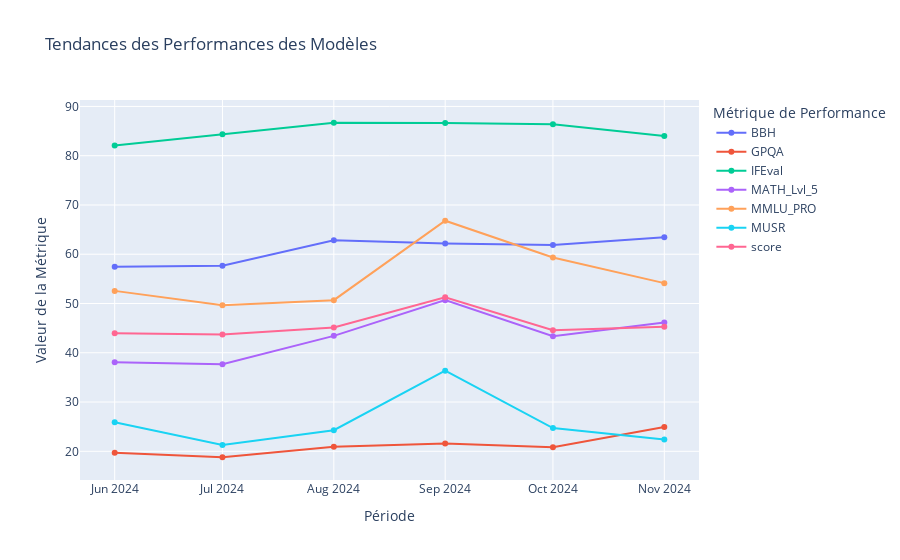

This figure's notebook cell:
### Code cell
# Création du graphique des performances au cours du temps
fig = px.line(
    top_performers,
    x="time_period",
    y="metric_value",
    color='benchmark_metric',
    title="Tendances des Performances des Modèles",
    labels={
        "time_period": "Période",
        "metric_value": "Valeur de la Métrique",
        "benchmark_metric": "Métrique de Performance"
    },
    markers=True
)
fig.show()

### Figure 1 — Plotly figure (JSON) as saved in the notebook; plotly's stock layout.template omitted (floating-point values rounded to 4 significant figures)
{"data": [{"hovertemplate": "Métrique de Performance=BBH<br>Période=%{x}<br>Valeur de la Métrique=%{y}<extra></extra>", "legendgroup": "BBH", "line": {"color": "#636efa", "dash": "solid"}, "marker": {"symbol": "circle"}, "mode": "lines+markers", "name": "BBH", "orientation": "v", "showlegend": true, "type": "scatter", "x": ["2024-06-01T00:00:00", "2024-07-01T00:00:00", "2024-08-01T00:00:00", "2024-09-01T00:00:00", "2024-10-01T00:00:00", "2024-11-01T00:00:00"], "xaxis": "x", "y": [57.48, 57.67, 62.83, 62.16, 61.87, 63.47], "yaxis": "y"}, {"hovertemplate": "Métrique de Performance=GPQA<br>Période=%{x}<br>Valeur de la Métrique=%{y}<extra></extra>", "legendgroup": "GPQA", "line": {"color": "#EF553B", "dash": "solid"}, "marker": {"symbol": "circle"}, "mode": "lines+markers", "name": "GPQA", "orientation": "v", "showlegend": true, "type": "scatter", "x": ["2024-06-01T00:00:00", "2024-07-01T00:00:00", "2024-08-01T00:00:00", "2024-09-01T00:00:00", "2024-10-01T00:00:00", "2024-11-01T00:00:00"], "xaxis": "x", "y": [19.69, 18.79, 20.92, 21.59, 20.81, 24.94], "yaxis": "y"}, {"hovertemplate": "Métrique de Performance=IFEval<br>Période=%{x}<br>Valeur de la Métrique=%{y}<extra></extra>", "legendgroup": "IFEval", "line": {"color": "#00cc96", "dash": "solid"}, "marker": {"symbol": "circle"}, "mode": "lines+markers", "name": "IFEval", "orientation": "v", "showlegend": true, "type": "scatter", "x": ["2024-06-01T00:00:00", "2024-07-01T00:00:00", "2024-08-01T00:00:00", "2024-09-01T00:00:00", "2024-10-01T00:00:00", "2024-11-01T00:00:00"], "xaxis": "x", "y": [82.08, 84.34, 86.69, 86.62, 86.38, 84.01], "yaxis": "y"}, {"hovertemplate": "Métrique de Performance=MATH_Lvl_5<br>Période=%{x}<br>Valeur de la Métrique=%{y}<extra></extra>", "legendgroup": "MATH_Lvl_5", "line": {"color": "#ab63fa", "dash": "solid"}, "marker": {"symbol": "circle"}, "mode": "lines+markers", "name": "MATH_Lvl_5", "orientation": "v", "showlegend": true, "type": "scatter", "x": ["2024-06-01T00:00:00", "2024-07-01T00:00:00", "2024-08-01T00:00:00", "2024-09-01T00:00:00", "2024-10-01T00:00:00", "2024-11-01T00:00:00"], "xaxis": "x", "y": [38.07, 37.69, 43.43, 50.68, 43.35, 46.15], "yaxis": "y"}, {"hovertemplate": "Métrique de Performance=MMLU_PRO<br>Période=%{x}<br>Valeur de la Métrique=%{y}<extra></extra>", "legendgroup": "MMLU_PRO", "line": {"color": "#FFA15A", "dash": "solid"}, "marker": {"symbol": "circle"}, "mode": "lines+markers", "name": "MMLU_PRO", "orientation": "v", "showlegend": true, "type": "scatter", "x": ["2024-06-01T00:00:00", "2024-07-01T00:00:00", "2024-08-01T00:00:00", "2024-09-01T00:00:00", "2024-10-01T00:00:00", "2024-11-01T00:00:00"], "xaxis": "x", "y": [52.56, 49.64, 50.68, 66.8, 59.35, 54.13], "yaxis": "y"}, {"hovertemplate": "Métrique de Performance=MUSR<br>Période=%{x}<br>Valeur de la Métrique=%{y}<extra></extra>", "legendgroup": "MUSR", "line": {"color": "#19d3f3", "dash": "solid"}, "marker": {"symbol": "circle"}, "mode": "lines+markers", "name": "MUSR", "orientation": "v", "showlegend": true, "type": "scatter", "x": ["2024-06-01T00:00:00", "2024-07-01T00:00:00", "2024-08-01T00:00:00", "2024-09-01T00:00:00", "2024-10-01T00:00:00", "2024-11-01T00:00:00"], "xaxis": "x", "y": [25.88, 21.3, 24.29, 36.37, 24.73, 22.41], "yaxis": "y"}, {"hovertemplate": "Métrique de Performance=score<br>Période=%{x}<br>Valeur de la Métrique=%{y}<extra></extra>", "legendgroup": "score", "line": {"color": "#FF6692", "dash": "solid"}, "marker": {"symbol": "circle"}, "mode": "lines+markers", "name": "score", "orientation": "v", "showlegend": true, "type": "scatter", "x": ["2024-06-01T00:00:00", "2024-07-01T00:00:00", "2024-08-01T00:00:00", "2024-09-01T00:00:00", "2024-10-01T00:00:00", "2024-11-01T00:00:00"], "xaxis": "x", "y": [43.95, 43.69, 45.13, 51.24, 44.57, 45.29], "yaxis": "y"}], "layout": {"legend": {"title": {"text": "Métrique de Performance"}, "tracegroupgap": 0}, "title": {"text": "Tendances des Performances des Modèles"}, "xaxis": {"anchor": "y", "domain": [0, 1], "title": {"text": "Période"}}, "yaxis": {"anchor": "x", "domain": [0, 1], "title": {"text": "Valeur de la Métrique"}}}}
